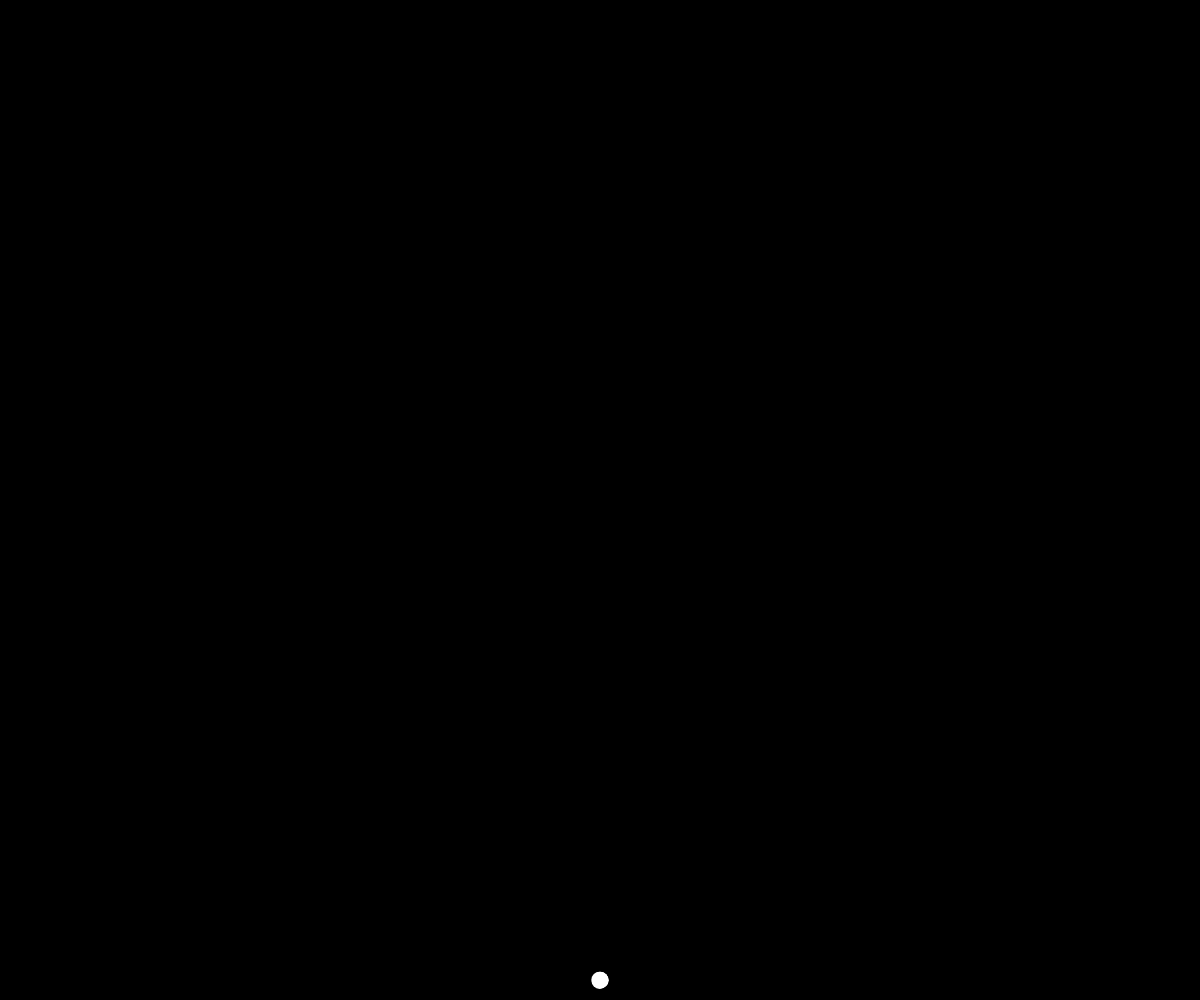
Frame 1 (no input)
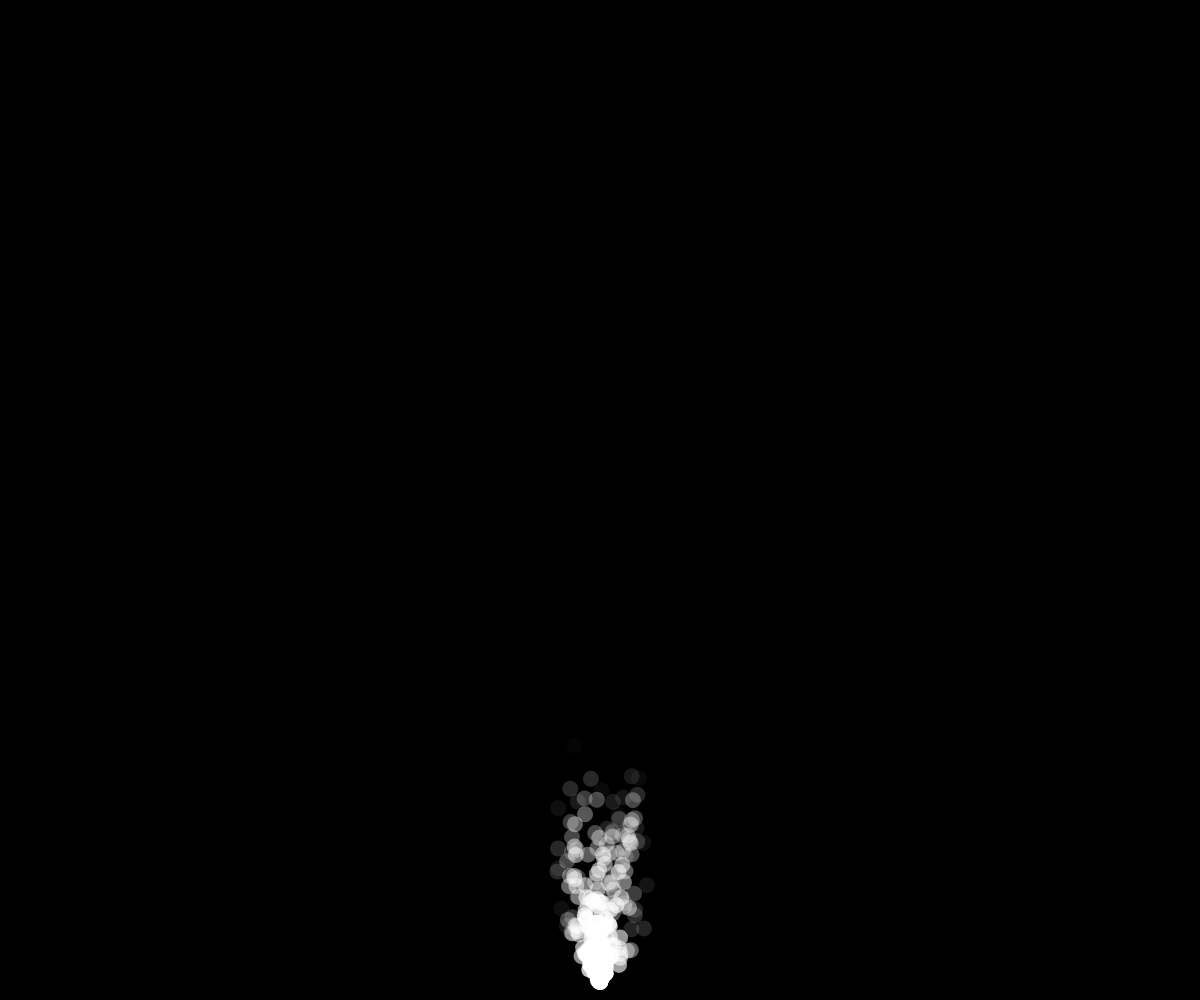
Frame 60 (no input)
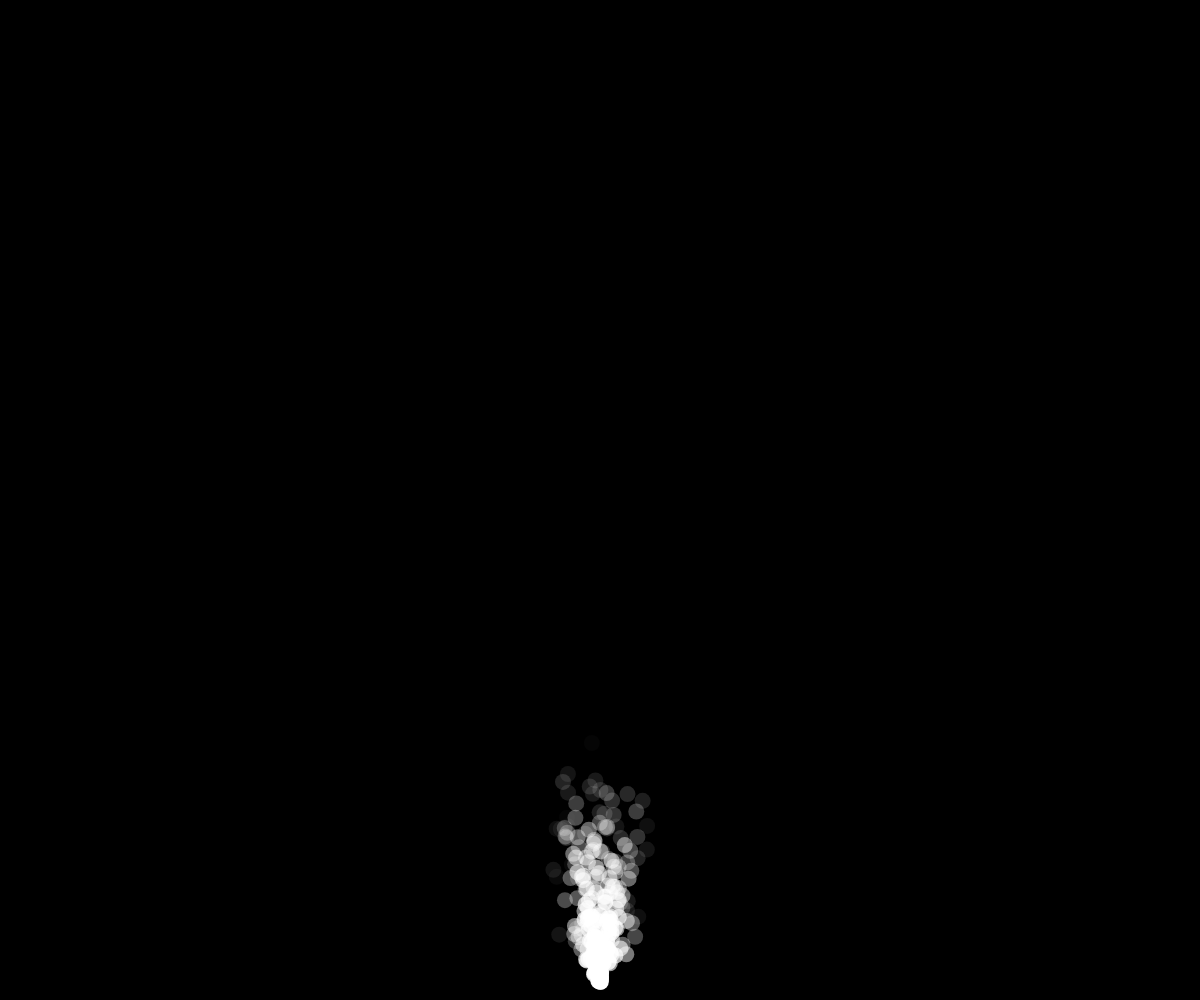
Frame 120 (the mouse pressed at the canvas centre since frame 60)

The p5.js sketch that drew these frames (run headless with seeded random() and noise() and a simulated clock; from frame 60 on, the mouse is pressed at the canvas centre):

// p5.js sketch
// ── sketch.js
class Particle {
  constructor() {
    this.x = width / 2;
    this.y = height - 16;
    this.vx = random(-1, 1);
    this.vy = random(-5, -1);
    this.alpha = 255;
  }

  finished() {
    return this.alpha < 0;
  }

  update() {
    this.x += this.vx;
    this.y += this.vy;
    this.alpha -= 5;
  }

  show() {
    noStroke();
    fill(255, this.alpha);
    ellipse(this.x, this.y, 16);
  }
}

let particles = [];

function setup() {
  createCanvas(windowWidth, windowHeight);
}

function draw() {
  background(0);
  for (let i = 0; i < 5; i++) {
    let p = new Particle();
    particles.push(p);
  }

  for (const p of particles) {
    p.update();
    p.show();
  }

  particles = particles.filter((p) => !p.finished());
}
